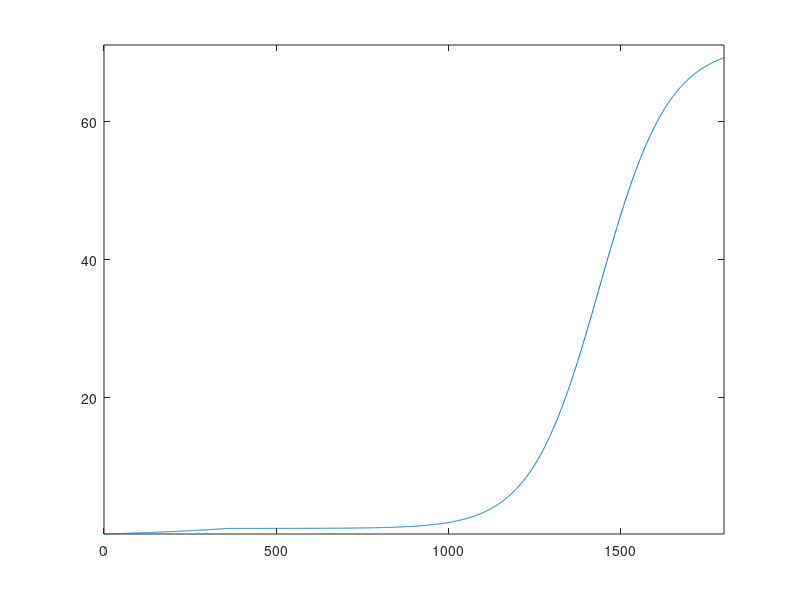

MATLAB code to generate this figure:
clc
clear all 
close all 


T=1200;
n=T*12*30+1;
% dt=0.1;

for i=1:n 
   t(i)=(i-1);
   yield(i)=324.48*exp(-t(i)/12/30)+1000;
end

b=0.0009;
t1=12*30+1;
j=1;
for i=1:t1
   height(i)=0.3*exp(log(yield(i)/10)*(1-exp(-b*t(i)))); 
   if mod(t(i),360)==0
       recordheight(j)=height(i);
       j=j+1;
   end
end

b=0.01;
t2=T*12*30+1;
for i=t1+1:t2
height(i)=height(t1)+70/(1+exp(-b*((t(i)-t(t1))-t(3*12*30))));
if mod(t(i),360)==0
       recordheight(j)=height(i);
       j=j+1;
   end
end
height(t2)
plot(t,height)
axis([0 1800 -inf inf])

return 
